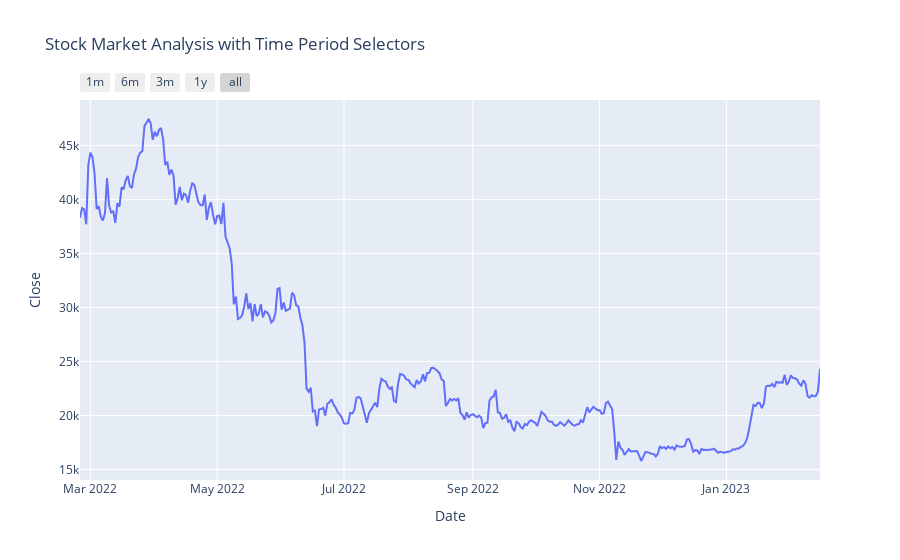

Source (notebook cell):
### Code cell
figure = px.line(data, x='Date', y='Close', 
                 title='Stock Market Analysis with Time Period Selectors')

figure.update_xaxes(
    rangeselector=dict(
        buttons=list([
            dict(count=1, label="1m", step="month", stepmode="backward"),
            dict(count=6, label="6m", step="month", stepmode="backward"),
            dict(count=3, label="3m", step="month", stepmode="backward"),
            dict(count=1, label="1y", step="year", stepmode="backward"),
            dict(step="all")
        ])
    )
)
figure.show()

### Figure 1 — Plotly figure (JSON) as saved in the notebook; plotly's stock layout.template omitted (floating-point values rounded to 4 significant figures; data arrays with more than 128 entries replaced by an {"elided": "..."} marker saying what was removed)
{"data": [{"hovertemplate": "Date=%{x}<br>Close=%{y}<extra></extra>", "legendgroup": "", "line": {"color": "#636efa", "dash": "solid"}, "marker": {"symbol": "circle"}, "mode": "lines", "name": "", "orientation": "v", "showlegend": false, "type": "scatter", "x": {"elided": "357 str values"}, "xaxis": "x", "y": {"elided": "357 float values"}, "yaxis": "y"}], "layout": {"legend": {"tracegroupgap": 0}, "title": {"text": "Stock Market Analysis with Time Period Selectors"}, "xaxis": {"anchor": "y", "domain": [0, 1], "rangeselector": {"buttons": [{"count": 1, "label": "1m", "step": "month", "stepmode": "backward"}, {"count": 6, "label": "6m", "step": "month", "stepmode": "backward"}, {"count": 3, "label": "3m", "step": "month", "stepmode": "backward"}, {"count": 1, "label": "1y", "step": "year", "stepmode": "backward"}, {"step": "all"}]}, "title": {"text": "Date"}}, "yaxis": {"anchor": "x", "domain": [0, 1], "title": {"text": "Close"}}}}
